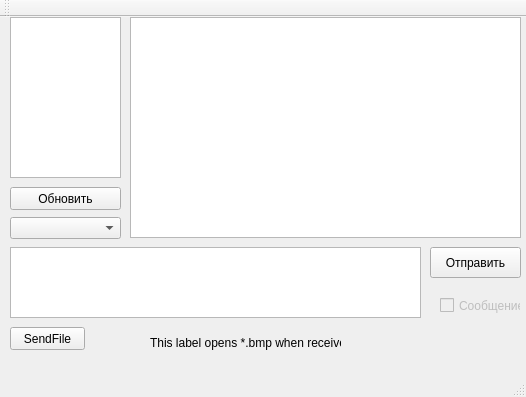
<?xml version="1.0" encoding="UTF-8"?>
<ui version="4.0">
 <class>MainWindow</class>
 <widget class="QMainWindow" name="MainWindow">
  <property name="enabled">
   <bool>true</bool>
  </property>
  <property name="geometry">
   <rect>
    <x>0</x>
    <y>0</y>
    <width>526</width>
    <height>397</height>
   </rect>
  </property>
  <property name="windowTitle">
   <string>MainWindow</string>
  </property>
  <widget class="QWidget" name="centralWidget">
   <widget class="QPushButton" name="sendBtn">
    <property name="geometry">
     <rect>
      <x>430</x>
      <y>230</y>
      <width>91</width>
      <height>31</height>
     </rect>
    </property>
    <property name="text">
     <string>Отправить</string>
    </property>
   </widget>
   <widget class="QComboBox" name="comboBox">
    <property name="geometry">
     <rect>
      <x>10</x>
      <y>200</y>
      <width>111</width>
      <height>22</height>
     </rect>
    </property>
   </widget>
   <widget class="QTextEdit" name="message">
    <property name="geometry">
     <rect>
      <x>10</x>
      <y>230</y>
      <width>411</width>
      <height>71</height>
     </rect>
    </property>
   </widget>
   <widget class="QTextEdit" name="users">
    <property name="geometry">
     <rect>
      <x>10</x>
      <y>0</y>
      <width>111</width>
      <height>161</height>
     </rect>
    </property>
   </widget>
   <widget class="QTextEdit" name="history">
    <property name="geometry">
     <rect>
      <x>130</x>
      <y>0</y>
      <width>391</width>
      <height>221</height>
     </rect>
    </property>
   </widget>
   <widget class="QCheckBox" name="checkBox">
    <property name="enabled">
     <bool>false</bool>
    </property>
    <property name="geometry">
     <rect>
      <x>440</x>
      <y>280</y>
      <width>81</width>
      <height>17</height>
     </rect>
    </property>
    <property name="text">
     <string>Сообщение</string>
    </property>
    <property name="checkable">
     <bool>true</bool>
    </property>
    <property name="autoExclusive">
     <bool>false</bool>
    </property>
    <property name="tristate">
     <bool>false</bool>
    </property>
   </widget>
   <widget class="QPushButton" name="refresh">
    <property name="geometry">
     <rect>
      <x>10</x>
      <y>170</y>
      <width>111</width>
      <height>23</height>
     </rect>
    </property>
    <property name="text">
     <string>Обновить</string>
    </property>
   </widget>
   <widget class="QPushButton" name="sendFileBtn">
    <property name="geometry">
     <rect>
      <x>10</x>
      <y>310</y>
      <width>75</width>
      <height>23</height>
     </rect>
    </property>
    <property name="text">
     <string>SendFile</string>
    </property>
   </widget>
   <widget class="QLabel" name="label">
    <property name="geometry">
     <rect>
      <x>150</x>
      <y>310</y>
      <width>191</width>
      <height>31</height>
     </rect>
    </property>
    <property name="text">
     <string>This label opens *.bmp when received</string>
    </property>
   </widget>
  </widget>
  <widget class="QMenuBar" name="menuBar">
   <property name="geometry">
    <rect>
     <x>0</x>
     <y>0</y>
     <width>526</width>
     <height>21</height>
    </rect>
   </property>
  </widget>
  <widget class="QToolBar" name="mainToolBar">
   <attribute name="toolBarArea">
    <enum>TopToolBarArea</enum>
   </attribute>
   <attribute name="toolBarBreak">
    <bool>false</bool>
   </attribute>
  </widget>
  <widget class="QStatusBar" name="statusBar"/>
 </widget>
 <layoutdefault spacing="6" margin="11"/>
 <resources/>
 <connections/>
</ui>
